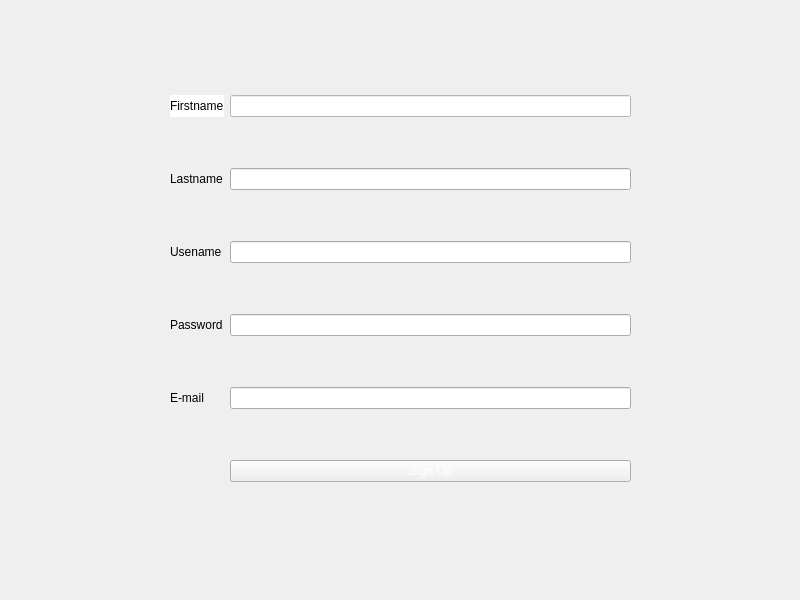
<?xml version="1.0" encoding="UTF-8"?>
<ui version="4.0">
 <class>Sign_up</class>
 <widget class="QMainWindow" name="Sign_up">
  <property name="geometry">
   <rect>
    <x>0</x>
    <y>0</y>
    <width>800</width>
    <height>600</height>
   </rect>
  </property>
  <property name="windowTitle">
   <string>MainWindow</string>
  </property>
  <property name="styleSheet">
   <string notr="true">background-image: url(:/new/prefix1/desk.jpg);
image: url(:/new/prefix1/image - Copy.png);</string>
  </property>
  <widget class="QWidget" name="centralwidget">
   <widget class="QWidget" name="gridLayoutWidget">
    <property name="geometry">
     <rect>
      <x>170</x>
      <y>50</y>
      <width>461</width>
      <height>481</height>
     </rect>
    </property>
    <layout class="QGridLayout" name="gridLayout">
     <item row="0" column="0">
      <widget class="QLabel" name="label">
       <property name="styleSheet">
        <string notr="true">background-color: rgb(255, 255, 255);
image: url(:/new/prefix1/desk.jpg);</string>
       </property>
       <property name="text">
        <string>Firstname</string>
       </property>
      </widget>
     </item>
     <item row="0" column="1">
      <widget class="QLineEdit" name="lineEdit_3">
       <property name="styleSheet">
        <string notr="true">background-color: rgb(255, 255, 255);</string>
       </property>
      </widget>
     </item>
     <item row="3" column="0">
      <widget class="QLabel" name="label_4">
       <property name="styleSheet">
        <string notr="true">image: url(:/new/prefix1/desk.jpg);</string>
       </property>
       <property name="text">
        <string>Password</string>
       </property>
      </widget>
     </item>
     <item row="2" column="0">
      <widget class="QLabel" name="label_3">
       <property name="styleSheet">
        <string notr="true">image: url(:/new/prefix1/desk.jpg);</string>
       </property>
       <property name="text">
        <string>Usename</string>
       </property>
      </widget>
     </item>
     <item row="5" column="1">
      <widget class="QPushButton" name="pushButton">
       <property name="styleSheet">
        <string notr="true">color: rgb(255, 255, 255);
image: url(:/new/prefix1/desk.jpg);</string>
       </property>
       <property name="text">
        <string>Sign Up</string>
       </property>
      </widget>
     </item>
     <item row="1" column="0">
      <widget class="QLabel" name="label_2">
       <property name="styleSheet">
        <string notr="true">image: url(:/new/prefix1/desk.jpg);</string>
       </property>
       <property name="text">
        <string>Lastname</string>
       </property>
      </widget>
     </item>
     <item row="2" column="1">
      <widget class="QLineEdit" name="lineEdit_4"/>
     </item>
     <item row="3" column="1">
      <widget class="QLineEdit" name="lineEdit_5"/>
     </item>
     <item row="4" column="0">
      <widget class="QLabel" name="label_5">
       <property name="styleSheet">
        <string notr="true">image: url(:/new/prefix1/desk.jpg);</string>
       </property>
       <property name="text">
        <string>E-mail</string>
       </property>
      </widget>
     </item>
     <item row="4" column="1">
      <widget class="QLineEdit" name="lineEdit_6"/>
     </item>
     <item row="1" column="1">
      <widget class="QLineEdit" name="lineEdit"/>
     </item>
    </layout>
   </widget>
  </widget>
 </widget>
 <resources/>
 <connections/>
</ui>
